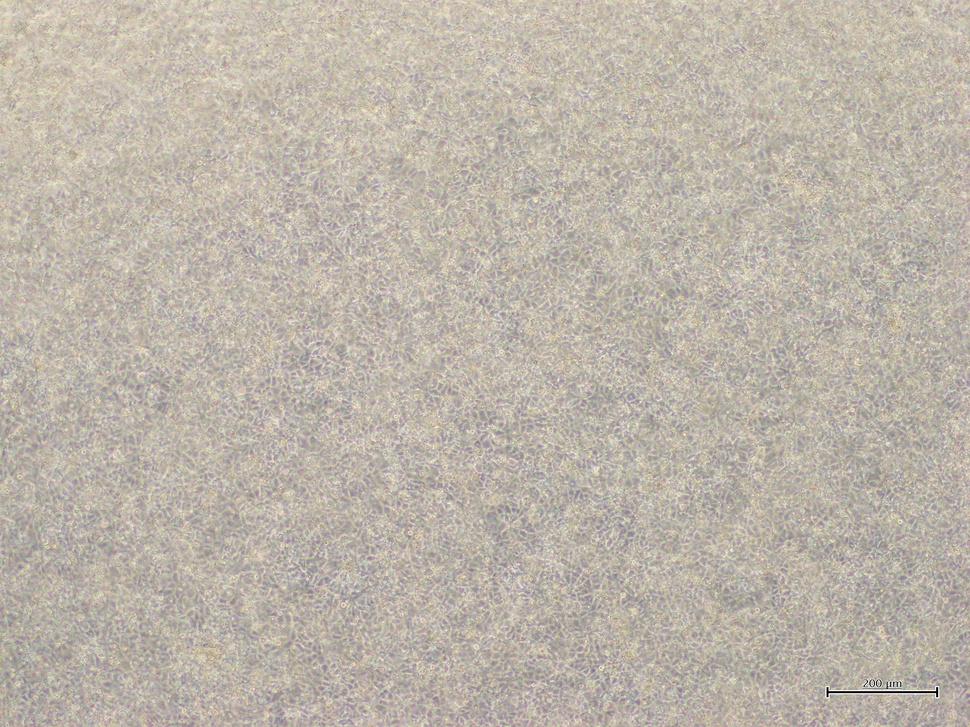
#> input picture mainApi/tests/test_image_convert/LotA_pointA.JPG, 970 x 727 px, shrunk from 1920 x 1440 before the run
$ python -i process_binary.py   (imports and definitions only)
#> lines starting #> are read from the running program, lines starting #| are printed output that depends on the picture; after the words box and inside, x2 and y2 are one past the last pixel; in counts of white or black regions, pixels touching at a corner belong together
#> further down, picture is the input picture: shape (727, 970, 3); mean B, G, R 169.9, 180.9, 188.9
import cv2
import numpy as np


def convertBinary2SelectedColorImage(orgImg, color):

    width = orgImg.shape[1]
    height = orgImg.shape[0]
    dim = orgImg.shape[2]
    res = orgImg.copy()

    for i in range(width):
        for j in range(height):
            if orgImg[j][i][0] == 255 and orgImg[j][i][1] == 255 and orgImg[j][i][2] == 255:
                for k in range(dim):
                    res[j][i][k] = color[k]
            else:
                res[j][i] = [0,0,0]

    return res


def convert2Binary(image):
    src_gray = cv2.cvtColor(image, cv2.COLOR_BGR2GRAY)
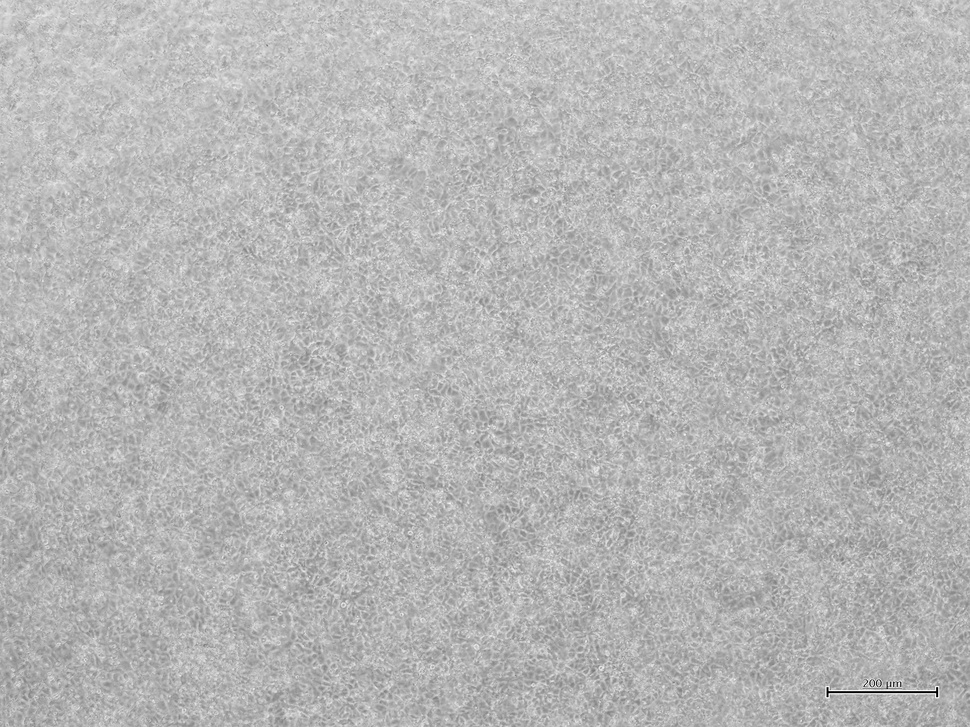
#> src_gray: shape (727, 970); min 0, max 254, mean 182.1

    ret, thresh = cv2.threshold(src_gray,0,255,cv2.THRESH_BINARY_INV)
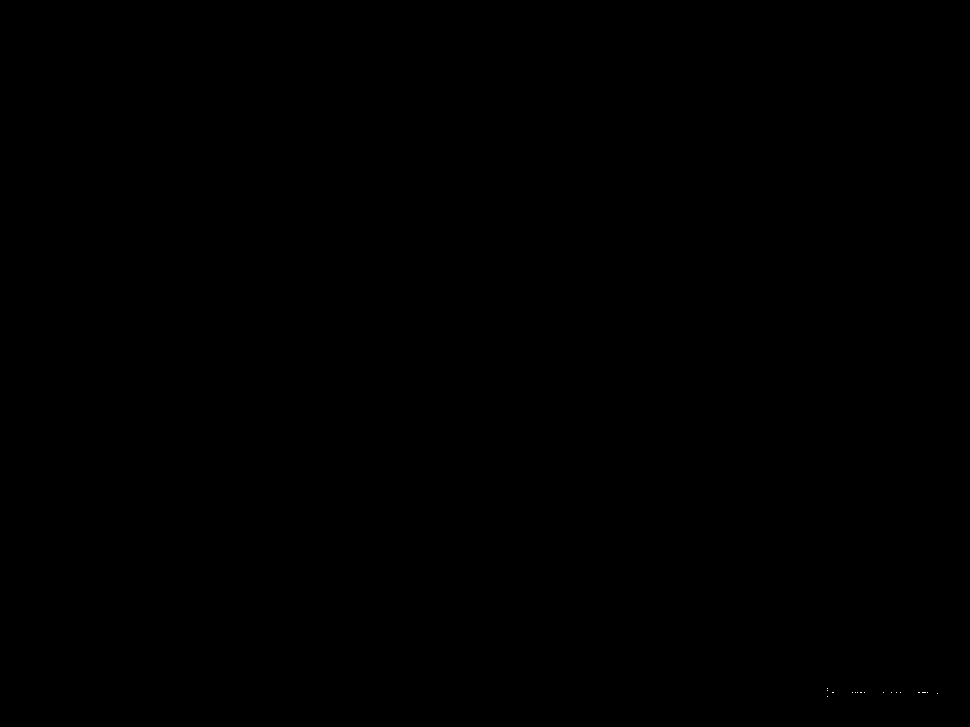
#> thresh: shape (727, 970); 0% white in thin lines or dots, all inside (x1, y1, x2, y2) = (827, 688, 938, 697)

    thresh = ~thresh

    # noise removal
    kernel = np.ones((3,3),np.uint8)
    opening = cv2.morphologyEx(thresh,cv2.MORPH_OPEN,kernel, iterations = 2)

    return opening

>>> import cv2
>>> picture = cv2.imread('../../../../tests/test_image_convert/LotA_pointA.JPG')
>>> result = convert2Binary(picture)
